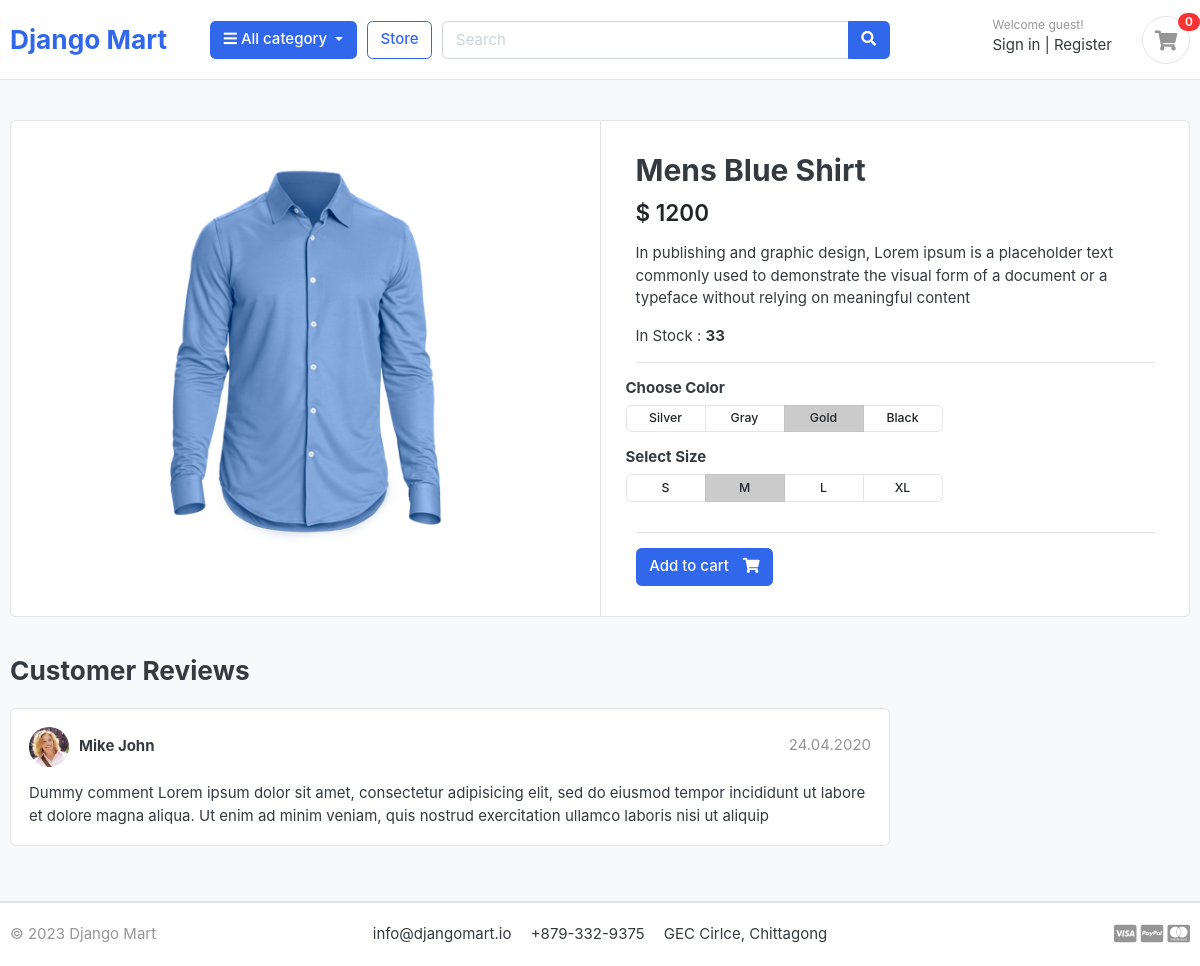
The page /store/category/mens-shirt/mens-blue-shirt/ on the database its author committed.
### store/models.py (models this page shows, shortened)
class Product(models.Model):
    product_name = models.CharField(max_length=100, unique=True)
    slug = models.SlugField(max_length=200, unique=True)
    description = models.TextField(max_length=500, blank=True)
    price = models.IntegerField()
    image = models.ImageField(upload_to='photos/products')
    stock = models.IntegerField()
    is_available = models.BooleanField(default=True)
    category = models.ForeignKey(Category, on_delete=models.CASCADE)
    created_date = models.DateTimeField(auto_now_add=True)
    modified_date = models.DateTimeField(auto_now=True)

### store/views.py (the view)
# urls.py: path('category/<slug:category_slug>/<slug:product_slug>/', views.product_details, name='product_details'),
def product_details(request, category_slug, product_slug):
    single_product = Product.objects.get(slug = product_slug, category__slug = category_slug)
    context = {
        'product': single_product
    }
    return render(request, 'store/product-detail.html', context)

### store/templates/store/product-detail.html (shortened to what this page needs)
{% extends "base.html" %}
{% block content %}
<section class="section-content padding-y bg">
	<div class="container">
		<div class="card">
			<div class="row no-gutters">
				<aside class="col-md-6">
					<article class="gallery-wrap">
						<div class="img-big-wrap">
							<a href="#"><img src="{{product.image.url}}"></a>
						</div>
					</article>
				</aside>
				<main class="col-md-6 border-left">
					<article class="content-body">
						<h2 class="title">{{product.product_name}}</h2>
						<div class="mb-3">
							<var class="price h4">$ {{product.price}}</var>
						</div>
						<p>{{product.description}}</p>
						<p>In Stock : <strong>{{product.stock}}</strong></p>
						<hr>
						<div class="row">
							<div class="item-option-select">
								<h6>Choose Color</h6>
								<div class="btn-group btn-group-sm btn-group-toggle" data-toggle="buttons">
									<label class="btn btn-light">
										<input type="radio" name="radio_color"> Silver
									</label>
									<label class="btn btn-light">
										<input type="radio" name="radio_color"> Gray
									</label>
									<label class="btn btn-light active">
										<input type="radio" name="radio_color checked"> Gold
									</label>
									<label class="btn btn-light">
										<input type="radio" name="radio_color"> Black
									</label>
								</div>
							</div>
						</div>
						<div class="row">
							<div class="item-option-select">
								<h6>Select Size</h6>
								<div class="btn-group btn-group-sm btn-group-toggle" data-toggle="buttons">
									<label class="btn btn-light">
										<input type="radio" name="radio_color"> S
									</label>
									<label class="btn btn-light active">
										<input type="radio" name="radio_color" checked> M
									</label>
									<label class="btn btn-light">
										<input type="radio" name="radio_color"> L
									</label>
									<label class="btn btn-light">
										<input type="radio" name="radio_color"> XL
									</label>
								</div>
							</div>
						</div>
						<hr>
						<form method="post">
							<a href="{% url 'add_to_cart' product.id %}" class="btn  btn-primary" type="submit"> <span
									class="text">Add to
									cart</span>
								<i class="fas fa-shopping-cart"></i> </a>
						</form>
					</article>
				</main>
			</div>
		</div>
		<br>
		<div class="row">
			<div class="col-md-9">
				<header class="section-heading">
					<h3>Customer Reviews </h3>
				</header>
				<article class="box mb-3">
					<div class="icontext w-100">
						<img src="./images/avatars/avatar1.jpg" class="img-xs icon rounded-circle">
						<div class="text">
							<span class="date text-muted float-md-right">24.04.2020 </span>
							<h6 class="mb-1">Mike John </h6>
						</div>
					</div>
					<div class="mt-3">
						<p>
							Dummy comment Lorem ipsum dolor sit amet, consectetur adipisicing elit, sed do eiusmod
							tempor incididunt ut labore et dolore magna aliqua. Ut enim ad minim veniam,
							quis nostrud exercitation ullamco laboris nisi ut aliquip
						</p>
					</div>
				</article>
			</div>
		</div>
	</div>
</section>
{% endblock content %}

### static/css/ui.css (style rules this page uses)
html { font-family: "Inter", sans-serif; font-size: 15px; }
.content-body { flex: 1 1 auto; padding: 2rem 2.3rem; }
.img-xs, .img-sm, .img-md, .img-lg { -o-object-fit: cover; object-fit: cover; flex-shrink: 0; flex-grow: 0; }
.img-xs { width: 40px; height: 40px; }
.padding-y { padding-top: 40px; padding-bottom: 40px; }
var { font-style: normal; }
article:after, .form-group:after { display: block; clear: both; content: ""; }
.bg { background-color: #f8f9fa; }
.section-heading { margin-bottom: 20px; margin-top: 15px; }
p:last-child { margin-bottom: 0; }
.btn-light { background-color: #fff; border-color: #e4e4e4; }
.btn .text + i { margin-left: 10px; }
.icontext { display: inline-flex; align-items: center; vertical-align: middle; }
.icontext .text { width: 100%; line-height: 1.2; }
.icontext .icon { position: relative; margin-right: 10px; flex-shrink: 0; flex-grow: 0; }
.price { font-weight: 600; color: #212529; }
.box { padding: 18px; background: #fff; border-radius: 0.37rem; border: 1px solid #e4e4e4; }
.box img { max-width: 100%; }
.gallery-wrap .img-big-wrap { margin-bottom: 10px; border-radius: 0.37rem; overflow: hidden; background-color: #fff; }
.gallery-wrap .img-big-wrap a { text-align: center; display: block; }
.gallery-wrap .img-big-wrap img { height: 450px; width: auto; display: inline-block; }
.item-option-select { margin-bottom: 1rem; display: inline-block; margin-right: 15px; }
.item-option-select .btn { min-width: 80px; }

### rows shown on the page
Product: image (picture), product_name "Mens Blue Shirt", price "1200", description "In publishing and graphic design, Lorem ipsum is a placeholder text commonly used to demonstrate the visual form of a document or a typeface without relying on meaningful content", stock "33"
